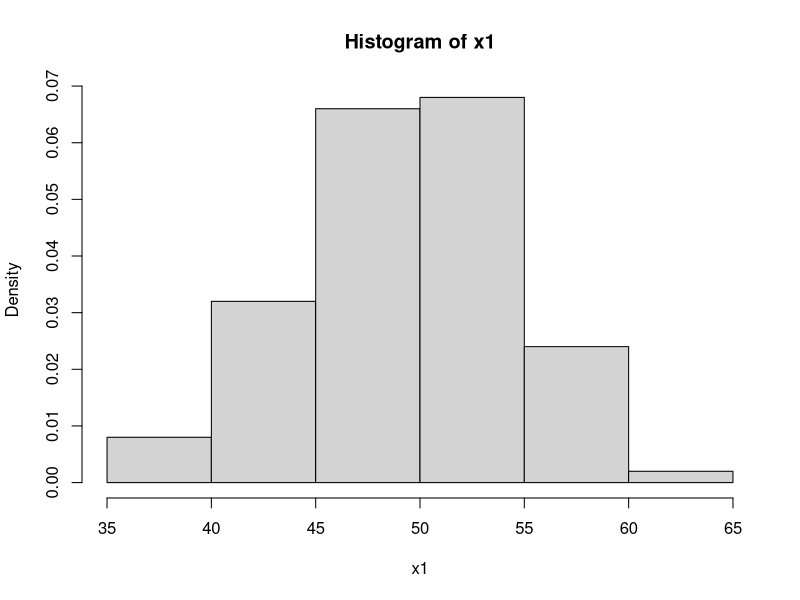
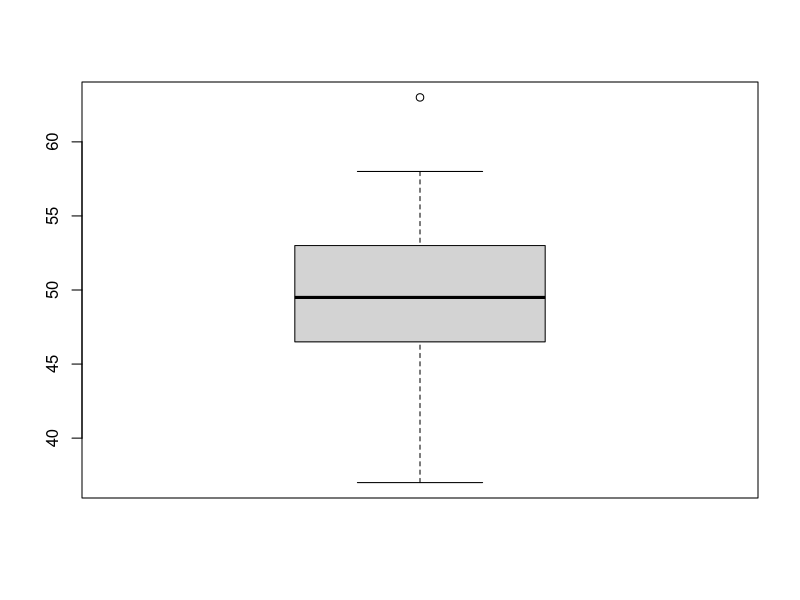
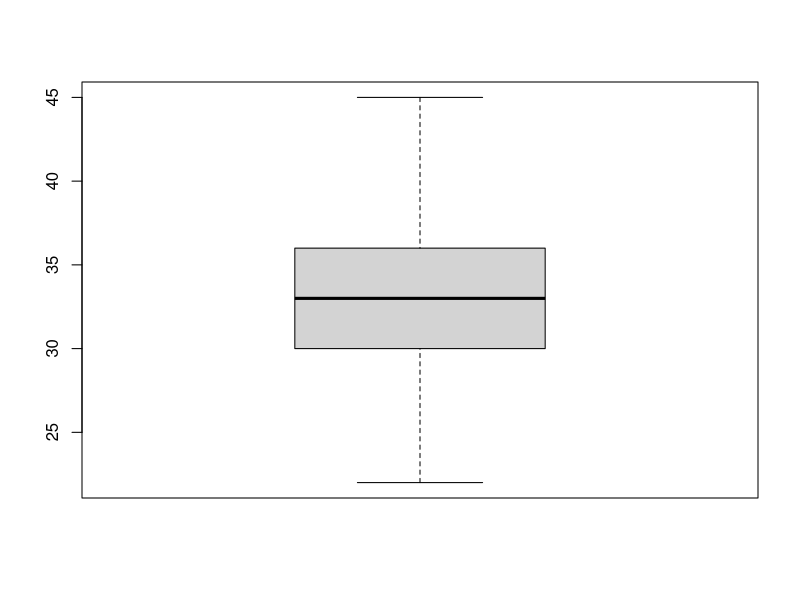

Write R code to recreate these figures, in order.
## Task 1:
## Graphically demonstrate The Central Limit Theorem with 100
## randomly generated distributions Bi(100, 1/2), Bi(100, 1/3).

n  = 100

p1 = 1/2
p2 = 1/3

x1 = rbinom(n, n, p1)
x2 = rbinom(n, n, p2)

## Create histogram for x1
hist(x1, probability=TRUE)

## Central Limit Theorem:
## According to the CLT, when the empirical data is collected via independent binomial
## trials the standardized mean of the Binomial Distribution asymptotically is a
## Standard Normal Distribution.
z1 = sapply(x1, function(x) (x - n*p1)/sqrt(n*p1*(1-p1)))
z2 = sapply(x2, function(x) (x - n*p2)/sqrt(n*p2*(1-p2)))

## Check for outliers:

## 1. Via boxplots:
boxplot(x1)
boxplot(x2)

## 2. Via confidence intervals:
zstar = qnorm(1-0.05/2) ## 95% confidence interval
p.hat = mean(x1)/n

## Calculate the Standard Error:
standard.error = sqrt((1/n)*p.hat*(1-p.hat))

## Intervals for p.hat (success frequency in the sample):
upper.interval = p.hat + zstar*standard.error
lower.interval = p.hat - zstar*standard.error
pi = x1/100

## Spot the outliers:
print("Outliers:")
print(pi[pi < lower.interval | pi > upper.interval])




